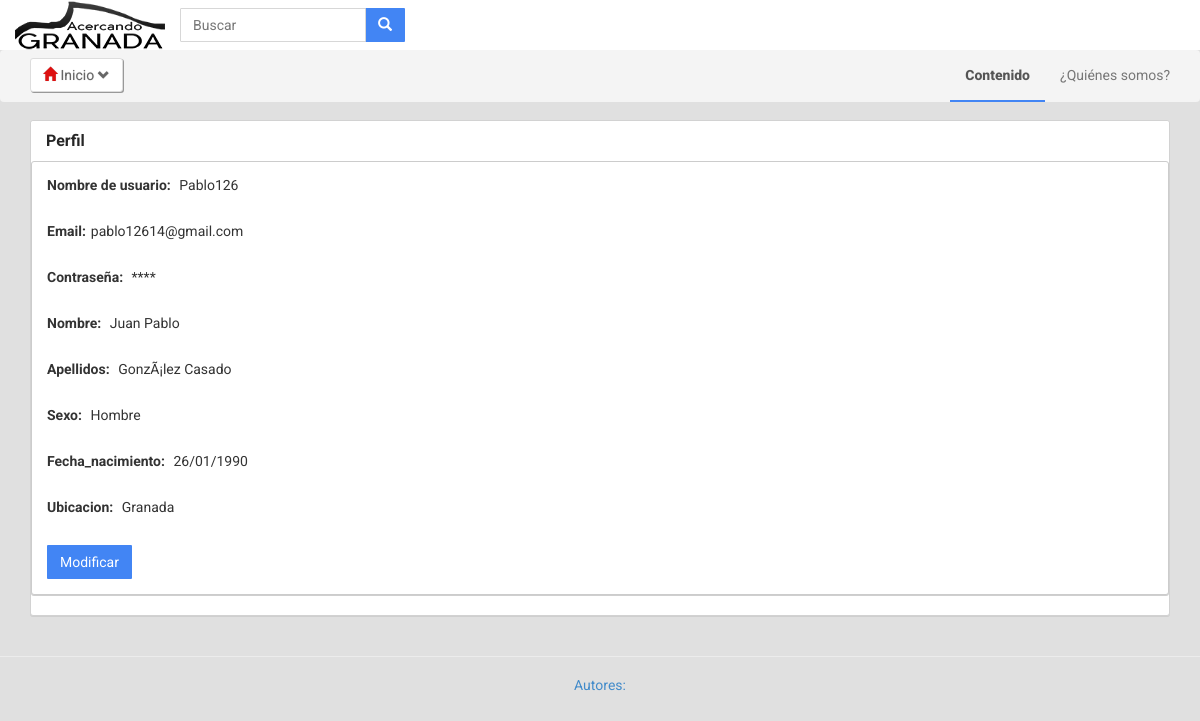
The app's page /GRXDev/index.php?cat=perfil (signed in) with its own data.
### tables this page shows
CREATE TABLE IF NOT EXISTS `usuarios` (
`ID_Usuario` int(11) NOT NULL,
  `Nombre_usuario` varchar(12) NOT NULL,
  `Direccion_correo` varchar(25) NOT NULL,
  `Contrasena` varchar(12) NOT NULL,
  `Tipo_usuario` tinyint(4) NOT NULL,
  `Nombre` varchar(15) NOT NULL,
  `Apellidos` varchar(22) NOT NULL,
  `Sexo` varchar(8) NOT NULL DEFAULT 'Hombre',
  `Fecha_nacimiento` varchar(10) NOT NULL,
  `Ubicacion` varchar(15) NOT NULL,
  `NIF` varchar(15) NOT NULL,
  `Validador` int(11) NOT NULL
);

### GRXDev/BD.php (called while the page is built, shortened)
<?php
class BD {
    private $localhost;
    private $user;
    private $pass;
    public function BD($direccion, $usuario, $contrasenia, $basedatos) {
        $this->localhost = $direccion;
        $this->user = $usuario;
        $this->pass = $contrasenia;
        $this->database = $basedatos;
    }
    public function GetMyConnection() {
        $this->conexion = mysql_connect($this->localhost, $this->user, $this->pass) or die('Could not connect to server.');
        return $this->conexion;
    }
    public function Query($cadena) {
        return $res = mysql_query($cadena, $this->GetMyConnection());
    }
}

### GRXDev/perfil.php (the view, shortened to what this page needs)
<div class="container" id="main">
    <div class="row">
        <?php
		include "BD.php";
		$id = isset($_GET['ID_Usuario']) ? $_GET['ID_Usuario'] : null;
		$datos = new BD("localhost", "root", "", "GRXDev");
		if(empty($id)){
			$result = $datos->Query("select Nombre_usuario,Direccion_correo,Tipo_usuario,ID_Usuario,Nombre,Apellidos,Sexo,Fecha_nacimiento,ubicacion,NIF from 	Usuarios where ID_Usuario='".$_COOKIE['id_usuario']."'");
		}
		else{
			$result = $datos->Query("select Nombre_usuario,Direccion_correo,Tipo_usuario,ID_Usuario,Nombre,Apellidos,Sexo,Fecha_nacimiento,ubicacion,NIF from 	Usuarios where ID_Usuario='".$id."'");
		}
		$fila = mysql_fetch_array($result);
		?>
            <div class="col-md-12 col-sm-12">
                <div class="panel panel-default">
                <div class="panel-heading">Perfil</div>
					<div class="panel panel-default">
						<div class="panel-body"><strong style="margin-right:5px;">Nombre de usuario:  </strong><?php echo $fila['Nombre_usuario']?></div>
						<div class="panel-body"><strong style="margin-right:5px;">Email:</strong><?php echo $fila['Direccion_correo']?></div>
						<div class="panel-body"><strong style="margin-right:5px;">Contraseña:  </strong>****</div>
						<div class="panel-body"><strong style="margin-right:5px;">Nombre: </strong><?php echo $fila['Nombre']?></div>
						<?php
							if($fila['Tipo_usuario']!=5){
						?>
						<div class="panel-body"><strong style="margin-right:5px;">Apellidos: </strong><?php echo $fila['Apellidos']?></div>
						<div class="panel-body"><strong style="margin-right:5px;">Sexo: </strong><?php echo $fila['Sexo']?></div>
						<div class="panel-body"><strong style="margin-right:5px;">Fecha_nacimiento: </strong><?php echo $fila['Fecha_nacimiento']?></div>
						<div class="panel-body"><strong style="margin-right:5px;">Ubicacion: </strong><?php echo $fila['ubicacion']?></div>
						<?php }?>
						<div class="panel-body"><button class="btn btn-primary" onClick="location.href = 'index.php?cat=modificar&ID_Usuario=<?php echo $fila['ID_Usuario'] ?>'" >Modificar</button></div>
					</div>
                </div>
            </div>
	</div>
</div>

### GRXDev/css/styles.css (style rules this page uses)
.btn,.form-control,.panel,.list-group,.well { border-radius:1px;box-shadow:0 0 0; }
.btn-primary { border-color:transparent; }
.btn-primary,.label-primary,.list-group-item.active, .list-group-item.active:hover, .list-group-item.active:focus { background-color:#4285f4; }
.well,.panel { border-color:#d2d2d2;box-shadow:0 1px 0 #cfcfcf;border-radius:3px; }
button { outline: 0; }
.panel .panel-heading { background-color:#ffffff; font-weight:700; font-size:16px; color:#262626; border-color:#ffffff; }
.panel .panel-default { border-color:#cccccc; }
#main { padding-top:120px; }

### records on screen
usuarios: Nombre_usuario "Pablo126", Direccion_correo "pablo12614@gmail.com", Nombre "Juan Pablo", Apellidos "GonzÃ¡lez Casado", Sexo "Hombre", Fecha_nacimiento "26/01/1990", Ubicacion "Granada"
